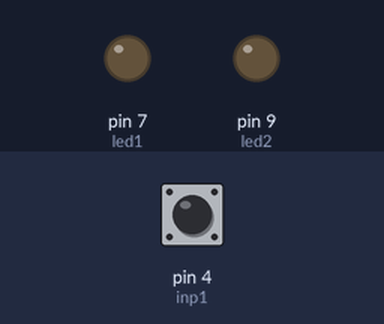
A sketch run on a simulated Arduino Uno, built with avr-gcc and run on an emulated ATmega328P. Shown: output pins drawn as LEDs (lit = HIGH). The test bench sets the inputs (shaded band); at power-on: pin 4 (inp1) HIGH.

Above: at 1.2 s.
1.3 s: pin 4 (inp1) pulled LOW for 0.15 s
At 2.0 s:
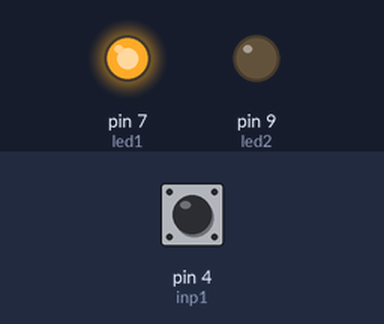
2.9 s: pin 4 (inp1) pulled LOW for 1 s
At 3.3 s:
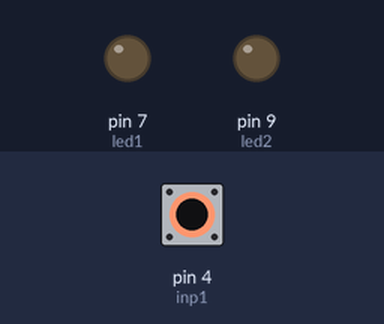
5.4 s: pin 4 (inp1) pulled LOW for 3.2 s
At 6.4 s:
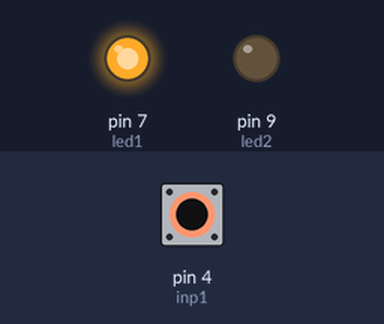
Timing chart, 0 to 8.4 s (numbered marks = the images above; inputs shaded):
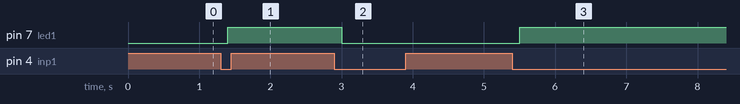

Measured:
- after the input at 1.3 s, pin 7 (led1): LOW → HIGH after 0.10 s
- after the input at 2.9 s, pin 7 (led1): HIGH → LOW after 0.10 s
- after the input at 5.4 s, pin 7 (led1): LOW → HIGH after 0.10 s

The sketch:

tlacitka_zakmit_dumbSolution.ino
```cpp
int led1 = 7;
int led2 = 9;

int inp1 = 4;
int inp2 = 5;

int dumbDelay = 100; //ms

bool pressed = false;
bool lastPressed = false;
bool changed = false;
bool state = false;

void setup() {
  pinMode(inp1, INPUT_PULLUP);
  pinMode(inp2, INPUT_PULLUP);

  pinMode(led1, OUTPUT);
  pinMode(led2, OUTPUT);
}

void loop() {

  lastPressed = pressed;

  if (digitalRead(inp1) == LOW) {
    pressed = true;
    delay(dumbDelay);
  } else {
    pressed = false;
  }

  if (lastPressed != pressed) {
    changed = true;
  } else {
    changed = false;
  }

  if (pressed && changed) {
    state = !state;
  }

  if (state) {
    digitalWrite(led1, HIGH);
  } else {
    digitalWrite(led1, LOW);
  }
}
```
